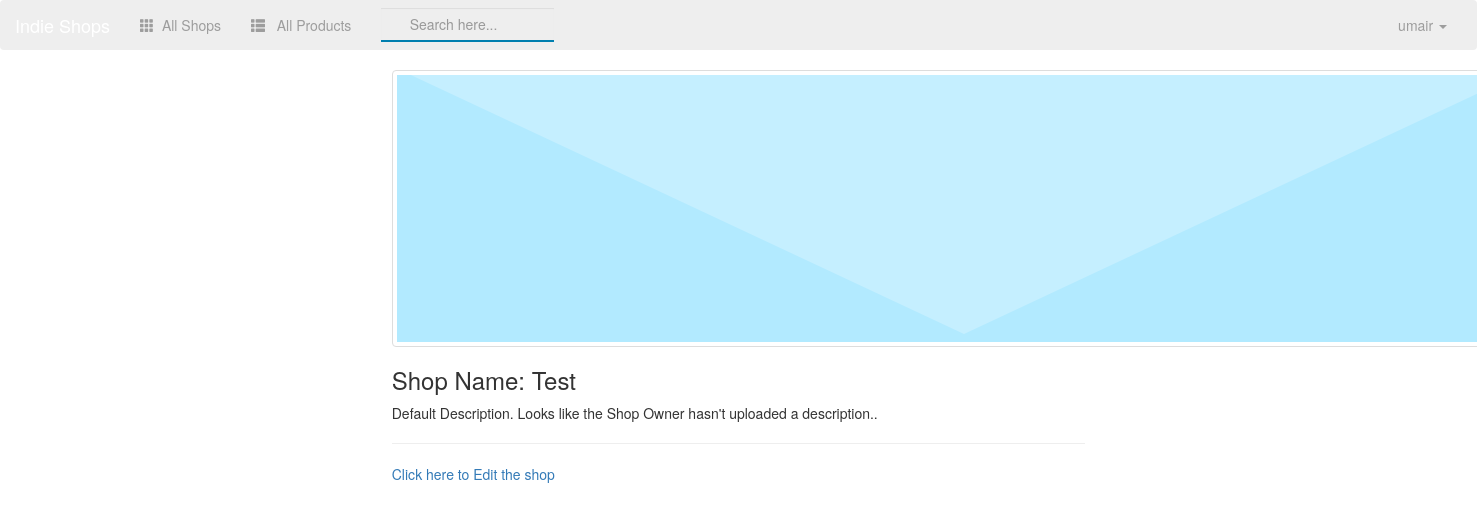
Screenshot of /shop/shop/profile/ (signed in) with the database file from the repository.
### shop/models.py (models this page shows, shortened)
class Shop(models.Model):
    name = models.CharField(max_length=150)
    owner = models.OneToOneField(User, related_name="owner")
    description = models.TextField(max_length=5000, default="Default Description. Looks like the Shop Owner hasn't uploaded a description..")
    shop_logo = models.FileField()
    def create_shop(sender, **kwargs):
        user = kwargs["instance"]
        if kwargs["created"]:
            up = Shop(owner=user)
            up.save()
    post_save.connect(create_shop, sender=User)
    @property
    def shop_logo_img(self):
        default_path = '/static/shop/images/dft/no-img.png'
        if self.shop_logo:
            return self.shop_logo.url
        else:
            return default_path

### shop/views.py (the view)
class MyShopView(LoginRequiredMixin, DetailView):
    template_name = 'shop/my_shop.html'
    context_object_name = 'my_shop'
    def get_object(self, queryset=None):
        user = self.request.user.id
        usr_shop = Shop.objects.get(owner=user)
        return usr_shop

### shop/templates/shop/my_shop.html (shortened to what this page needs)
{% extends 'shop/base.html' %}
{% block main-content %}
    <div class="col-sm-12 col-md-6 col-lg-6 col-md-offset-3 col-lg-offset-3">
        <div class="shop-profile">
            <img class="thumbnail" src="{{ my_shop.shop_logo_img }}">
            <h3>Shop Name: {{ my_shop.name }}</h3>
            <p>{{ my_shop.description }}</p>
            <hr>
            <p><a href="{% url 'shop:edit-my-shop' my_shop.id %}" >Click here to Edit the shop</a></p>
        </div>
    </div>
{% endblock %}

### shop/templates/shop/base.html (shortened to what this page needs)
<!doctype html>
<html>
    <head>
        {% load staticfiles %}
        <link rel="stylesheet" href="https://maxcdn.bootstrapcdn.com/bootstrap/3.3.7/css/bootstrap.min.css">
        <link rel="stylesheet" type="text/css" href="{% static 'shop/style.css' %}" />
    </head>
    <body>
        <nav class="navbar navbar-inverse job-nav">
            <div class="container-fluid">
                <div class="navbar-header">
                    <a class="navbar-brand" href="{% url 'shop:index' %}">Indie Shops</a>
                </div>
                <div class="collapse navbar-collapse" id="topNavBar">
                    <ul class="nav navbar-nav">
                        <li class="" >
                            <a href="{% url 'shop:index' %} ">
                                <span class="glyphicon glyphicon-th" aria-hidden="true"></span> &nbsp;All Shops
                            </a>
                        </li>
                        <li class="" >
                            <a href="{% url  'shop:all-products' %}">
                                <span class="glyphicon glyphicon-th-list" aria-hidden="true"></span> &nbsp; All Products
                            </a>
                        </li>
                    </ul>
                    <form class="navbar-form navbar-left" role="search" method="get" action="{% url 'shop:search' %}">
                        <div class="form-group">
                            <input type="text" class="form-control searchBox" name="search" value="" placeholder="Search here...">
                        </div>
                    </form>
                    <ul class="nav navbar-nav navbar-right">
                    {% if user.is_authenticated %}
                        <li class="dropdown">
                            <a href="#" class="dropdown-toggle" data-toggle="dropdown" role="button" aria-haspopup="true" aria-expanded="false">{{user}} <span class="caret"></span></a>
                    {% endif %}
                </div>
            </div>
        </nav>
        <div class="container-fluid">
            {% block main-content %}
            {% endblock %}
        </div>
    </body>
</html>

### shop/static/shop/style.css (style rules this page uses)
.job-nav { background: #eee; border: none; }
.searchBox { border: none; border-radius: 0; background-color: inherit; padding: 1%; border-bottom: solid 2px #007faf; text-indent: 1.9em; }

### rows the page displays
Shop: shop_logo_img (picture), name "Test", description "Default Description. Looks like the Shop Owner hasn't uploaded a description.."

### other values shown
{{ user }} "umair"
